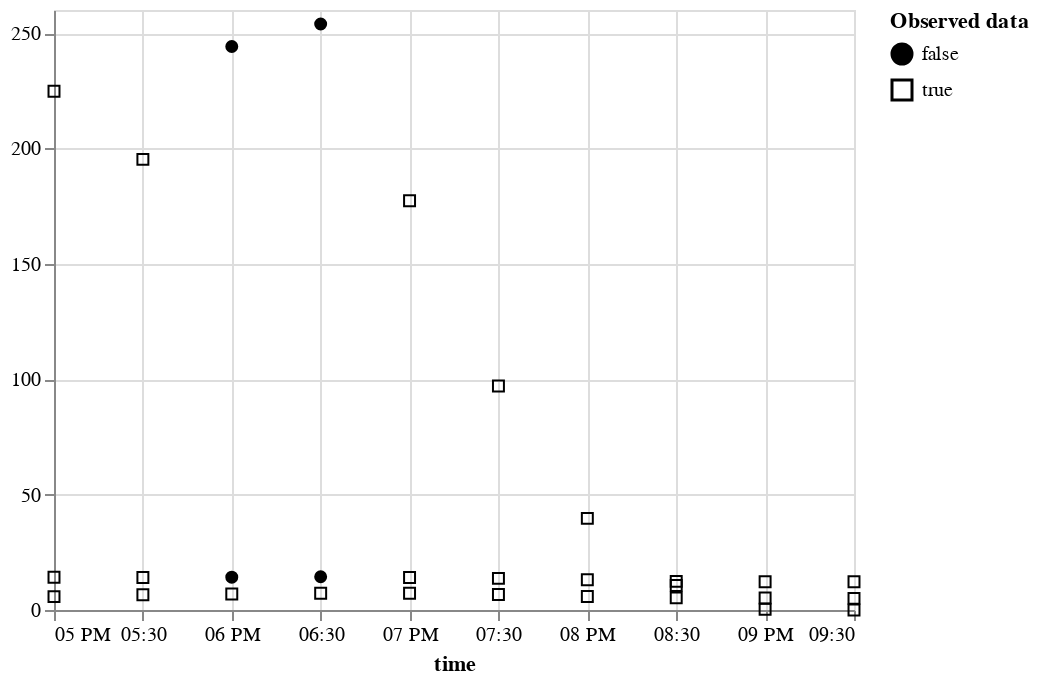

The notebook cell saved with this chart:
### Code cell
plot_points(m_df.tidy())

### Figure 1 — Vega-Lite specification as saved in the notebook (floating-point values rounded to 4 significant figures)
{"config": {"view": {"continuousWidth": 400, "continuousHeight": 300}}, "data": {"name": "data-116cc6393c3280498ddad806716d336a"}, "mark": {"type": "point", "color": "black", "fillOpacity": 1, "strokeWidth": 1}, "encoding": {"fill": {"field": "is_present", "legend": {"title": ["Observed data"]}, "scale": {"range": ["black", "#ffffff00"]}, "type": "nominal"}, "shape": {"field": "is_present", "type": "nominal"}, "x": {"axis": {"domain": true, "labels": true, "ticks": true, "title": "time"}, "field": "time", "type": "temporal"}, "y": {"field": "value", "scale": {"zero": false}, "title": "", "type": "quantitative"}}, "$schema": "https://vega.github.io/schema/vega-lite/v5.2.0.json", "datasets": {"data-116cc6393c3280498ddad806716d336a": [{"time": "2000-06-15T17:00:00", "variable": "TA", "value": 14.22, "is_present": true}, {"time": "2000-06-15T17:30:00", "variable": "TA", "value": 14.11, "is_present": true}, {"time": "2000-06-15T18:00:00", "variable": "TA", "value": 14.23, "is_present": false}, {"time": "2000-06-15T18:30:00", "variable": "TA", "value": 14.4, "is_present": false}, {"time": "2000-06-15T19:00:00", "variable": "TA", "value": 14.09, "is_present": true}, {"time": "2000-06-15T19:30:00", "variable": "TA", "value": 13.71, "is_present": true}, {"time": "2000-06-15T20:00:00", "variable": "TA", "value": 13.08, "is_present": true}, {"time": "2000-06-15T20:30:00", "variable": "TA", "value": 12.41, "is_present": true}, {"time": "2000-06-15T21:00:00", "variable": "TA", "value": 12.27, "is_present": true}, {"time": "2000-06-15T21:30:00", "variable": "TA", "value": 12.2, "is_present": true}, {"time": "2000-06-15T17:00:00", "variable": "SW_IN", "value": 224.8, "is_present": true}, {"time": "2000-06-15T17:30:00", "variable": "SW_IN", "value": 195.3, "is_present": true}, {"time": "2000-06-15T18:00:00", "variable": "SW_IN", "value": 244.2, "is_present": false}, {"time": "2000-06-15T18:30:00", "variable": "SW_IN", "value": 253.9, "is_present": false}, {"time": "2000-06-15T19:00:00", "variable": "SW_IN", "value": 177.3, "is_present": true}, {"time": "2000-06-15T19:30:00", "variable": "SW_IN", "value": 97.07, "is_present": true}, {"time": "2000-06-15T20:00:00", "variable": "SW_IN", "value": 39.71, "is_present": true}, {"time": "2000-06-15T20:30:00", "variable": "SW_IN", "value": 10.65, "is_present": true}, {"time": "2000-06-15T21:00:00", "variable": "SW_IN", "value": 0.32, "is_present": true}, {"time": "2000-06-15T21:30:00", "variable": "SW_IN", "value": 0.0, "is_present": true}, {"time": "2000-06-15T17:00:00", "variable": "VPD", "value": 5.799, "is_present": true}, {"time": "2000-06-15T17:30:00", "variable": "VPD", "value": 6.577, "is_present": true}, {"time": "2000-06-15T18:00:00", "variable": "VPD", "value": 6.931, "is_present": true}, {"time": "2000-06-15T18:30:00", "variable": "VPD", "value": 7.286, "is_present": true}, {"time": "2000-06-15T19:00:00", "variable": "VPD", "value": 7.251, "is_present": true}, {"time": "2000-06-15T19:30:00", "variable": "VPD", "value": 6.683, "is_present": true}, {"time": "2000-06-15T20:00:00", "variable": "VPD", "value": 5.851, "is_present": true}, {"time": "2000-06-15T20:30:00", "variable": "VPD", "value": 5.254, "is_present": true}, {"time": "2000-06-15T21:00:00", "variable": "VPD", "value": 5.164, "is_present": true}, {"time": "2000-06-15T21:30:00", "variable": "VPD", "value": 5.037, "is_present": true}]}}
